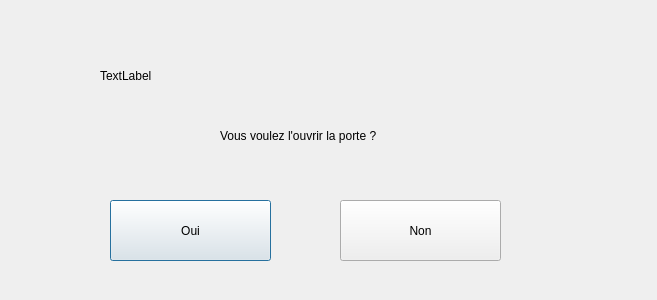
<?xml version="1.0" encoding="UTF-8"?>
<ui version="4.0">
 <class>port</class>
 <widget class="QDialog" name="port">
  <property name="geometry">
   <rect>
    <x>0</x>
    <y>0</y>
    <width>657</width>
    <height>300</height>
   </rect>
  </property>
  <property name="windowTitle">
   <string>Dialog</string>
  </property>
  <widget class="QLabel" name="messagePort">
   <property name="geometry">
    <rect>
     <x>100</x>
     <y>40</y>
     <width>501</width>
     <height>71</height>
    </rect>
   </property>
   <property name="text">
    <string>TextLabel</string>
   </property>
  </widget>
  <widget class="QPushButton" name="oui">
   <property name="geometry">
    <rect>
     <x>110</x>
     <y>200</y>
     <width>161</width>
     <height>61</height>
    </rect>
   </property>
   <property name="text">
    <string>Oui</string>
   </property>
  </widget>
  <widget class="QPushButton" name="non">
   <property name="geometry">
    <rect>
     <x>340</x>
     <y>200</y>
     <width>161</width>
     <height>61</height>
    </rect>
   </property>
   <property name="text">
    <string>Non</string>
   </property>
  </widget>
  <widget class="QLabel" name="messagePort_2">
   <property name="geometry">
    <rect>
     <x>220</x>
     <y>100</y>
     <width>171</width>
     <height>71</height>
    </rect>
   </property>
   <property name="text">
    <string>Vous voulez l'ouvrir la porte ?</string>
   </property>
  </widget>
 </widget>
 <resources/>
 <connections/>
</ui>
